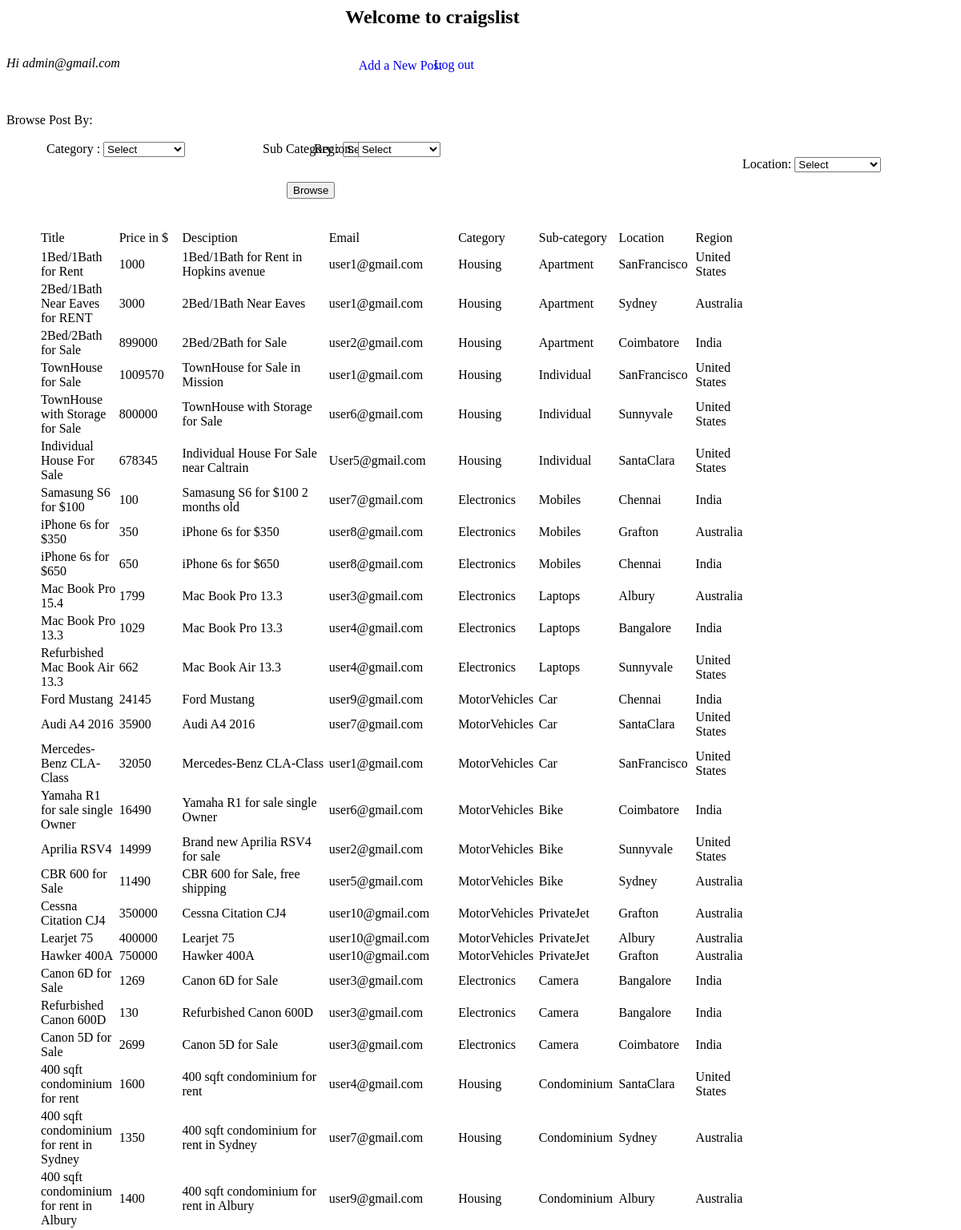
/index.php (signed in), run on the app's committed database.
### tables this page shows
CREATE TABLE `posts` (
  `POST_ID` int(11) DEFAULT NULL,
  `TITLE` varchar(40) DEFAULT NULL,
  `PRICE` float DEFAULT NULL,
  `DESCRIPTION` varchar(40) DEFAULT NULL,
  `EMAIL` varchar(50) DEFAULT NULL,
  `AGREEMENT` varchar(40) DEFAULT NULL,
  `TIMESTAMP` varchar(100) DEFAULT NULL,
  `IMAGE_1` varchar(100) DEFAULT NULL,
  `IMAGE_2` varchar(100) DEFAULT NULL,
  `IMAGE_3` varchar(100) DEFAULT NULL,
  `IMAGE_4` varchar(100) DEFAULT NULL,
  `SUBCATEGORY_ID` int(11) DEFAULT NULL,
  `LOCATION_ID` int(11) DEFAULT NULL
);

### index.php (the view, shortened to what this page needs)
<html>
	<head>
	</head>
	<?php if (isset($_COOKIE['uid']) && $_COOKIE['uid']) { ?>
	<body>
		<h2>Welcome to craigslist</h2>
		<span id="uid">Hi <?php echo $_COOKIE['uid']; ?> </span>
		<div id="addpost"><a href="addnewpost.php"> Add a New Post</a></div>
		<div id="logout"><a href ="logout.php"> Log out</a></div>
		<form action="<?php $_SERVER['PHP_SELF']?>" enctype="multipart/form-data" method="post">
		<div id="container">
		Browse Post By:<br/><br/>
		<div id="category-div">
			<label>Category :</label>
			<select name='category' id='category' >
			<option value="0">Select</option>
				<?php
echo "</select>";
?>
		</div>
		<div id="sub-category-div">
			<label>Sub Category :</label>
		</div>
		<div id="region-div">
			<label>Region:</label>
			<select name='region' id="region-id">
			<option value="0">Select</option>
<?php
echo "</select>";
?>
		</div>
		<div id="location-div">
			<label>Location:</label>
			<select name='loc' id="location">
			<option value="0">Select</option>
<?php
echo "</select>";
?>
		</div>
		<input id="btn" type="submit" value="Browse"></input>
		</div>
		</form>
	<table class="tab">
			<tbody class="tab-body">
			<tr class="tab-header">
							<td>Title</td>
								<td>Price in $</td>
								<td class='desc'>Desciption</td>
								<td class='email'>Email</td>
								<td class='category'>Category</td>
								<td class='subcategory'>Sub-category</td>
								<td class='loc'>Location</td>
								<td class='region'>Region</td>
							<tr>
			<?php
                        $location = $_POST['loc'];
						$category = $_POST['category'];
 						$region = $_POST['region'];
						$subcategory=$_POST['sub-category'];
						switch ($category) {
 							default:
 								$category = 0;
 								break;
						}
						switch ($subcategory) {
 							default:
 								$subcategory = 0;
 								break;
						}
						switch ($region) {
 							default:
 								$region = 0;
 								break;
 						}
			            if(!$region && !$category && !$subcategory &&!$location)
						{
							$query = mysql_query("SELECT TITLE, PRICE, DESCRIPTION,EMAIL,SUBCATEGORY_ID,LOCATION_ID FROM POSTS") or die(mysql_error());
							while ($row = mysql_fetch_array($query)) {
								switch($row["LOCATION_ID"])
								{
								case 1:
								$locationName="SanFrancisco";
								$regionName="United States";
								break;
								case 2:
								$locationName="Sunnyvale";
								$regionName="United States";
								break;
								case 3:
								$locationName="SantaClara";
								$regionName="United States";
								break;
								case 4:
								$locationName="Chennai";
								$regionName="India";
								break;
								case 5:
								$locationName="Coimbatore";
								$regionName="India";
								break;
								case 6:
								$locationName="Bangalore";
								$regionName="India";
								break;
								case 7:
								$locationName="Sydney";
								$regionName="Australia";
								break;
								case 8:
								$locationName="Albury";
								$regionName="Australia";
								break;
								case 9:
								$locationName="Grafton";
								$regionName="Australia";
								break;
								}
							switch ($row["SUBCATEGORY_ID"]) {
 							case 1:
							    $categoryName = "Housing";
 								$subcategoryName = "Apartment";
								break;
 							case 2:
 								$subcategoryName = "Individual";
								$categoryName = "Housing";
 								break;
 							case 3:
 								$subcategoryName = "Condominium";
								$categoryName = "Housing";
 								break;
							case 4:
 								$subcategoryName = "Mobiles";
								$categoryName = "Electronics";
 								break;
							case 5:
 								$subcategoryName = "Camera";
								$categoryName = "Electronics";
 								break;
							case 6:
 								$subcategoryName = "Laptops";
								$categoryName = "Electronics";
 								break;
 							case 7:
 								$subcategoryName = "Car";
								$categoryName = "MotorVehicles";
 								break;
 							case 8:
 								$subcategoryName = "Bike";
								$categoryName = "MotorVehicles";
 								break;
							case 9:
 								$subcategoryName = "PrivateJet";
								$categoryName = "MotorVehicles";
 								break;
 						}
						echo "<tr><td>".$row["TITLE"]."</td><td>".$row["PRICE"]."</td><td>".$row["DESCRIPTION"]."</td><td>".$row["EMAIL"]."</td><td>".$categoryName."</td><td>".$subcategoryName."</td><td>".$locationName."</td><td>".$regionName."</td></tr>";
							}
						}
			?>
	</tbody>
</table>
	</body>
	<?php } else {
	echo "<script type='text/javascript'>",
				"window.location.href='login.php' ;",
			"</script>";
	}
	?>
</html>

### index.php (style rules this page uses)
h2 { text-align:center; position: relative; left:-60px; }
td { width:100px; vertical-align: none; }
a { text-decoration: none; }
#container { padding-top: 50px; }
#addpost { text-align: center; position: relative; left:-100px; }
#logout { float:right; position: relative; left: -600px; top:-19px; }
#category-div { width:300px; float:left; position: relative; right:-50px; }
#sub-category-div { width:300px; float:left; position: relative; right:-20px; }
#location-div { width:300px; float:right; position:relative; left: 35px; }
#region-div { width:300px; float:right; position:relative; left:-500px; }
.tab { padding-top: 20px; position: relative; top:50px; right: -40px; width: 900px; }
.tab-header { width:100px; }
.desc { width:300px; }
.email { width:200px; }
#btn { position:relative; top:50px; right:250px; }
#uid { font-style: italic; position: relative; top:15px; }

### data on the page
posts: TITLE "1Bed/1Bath for Rent", PRICE "1000", DESCRIPTION "1Bed/1Bath for Rent in Hopkins avenue", EMAIL "user1@gmail.com", SUBCATEGORY_ID "Housing", SUBCATEGORY_ID "Apartment", LOCATION_ID "SanFrancisco", LOCATION_ID "United States"
posts: TITLE "2Bed/1Bath Near Eaves for RENT", PRICE "3000", DESCRIPTION "2Bed/1Bath Near Eaves", EMAIL "user1@gmail.com", SUBCATEGORY_ID "Housing", SUBCATEGORY_ID "Apartment", LOCATION_ID "Sydney", LOCATION_ID "Australia"
posts: TITLE "2Bed/2Bath for Sale", PRICE "899000", DESCRIPTION "2Bed/2Bath for Sale", EMAIL "user2@gmail.com", SUBCATEGORY_ID "Housing", SUBCATEGORY_ID "Apartment", LOCATION_ID "Coimbatore", LOCATION_ID "India"
posts: TITLE "TownHouse for Sale", PRICE "1009570", DESCRIPTION "TownHouse for Sale in Mission", EMAIL "user1@gmail.com", SUBCATEGORY_ID "Housing", SUBCATEGORY_ID "Individual", LOCATION_ID "SanFrancisco", LOCATION_ID "United States"
posts: TITLE "TownHouse with Storage for Sale", PRICE "800000", DESCRIPTION "TownHouse with Storage for Sale", EMAIL "user6@gmail.com", SUBCATEGORY_ID "Housing", SUBCATEGORY_ID "Individual", LOCATION_ID "Sunnyvale", LOCATION_ID "United States"
posts: TITLE "Individual House For Sale", PRICE "678345", DESCRIPTION "Individual House For Sale near Caltrain", EMAIL "User5@gmail.com", SUBCATEGORY_ID "Housing", SUBCATEGORY_ID "Individual", LOCATION_ID "SantaClara", LOCATION_ID "United States"
posts: TITLE "Samasung S6 for $100", PRICE "100", DESCRIPTION "Samasung S6 for $100 2 months old", EMAIL "user7@gmail.com", SUBCATEGORY_ID "Electronics", SUBCATEGORY_ID "Mobiles", LOCATION_ID "Chennai", LOCATION_ID "India"
posts: TITLE "iPhone 6s for $350", PRICE "350", DESCRIPTION "iPhone 6s for $350", EMAIL "user8@gmail.com", SUBCATEGORY_ID "Electronics", SUBCATEGORY_ID "Mobiles", LOCATION_ID "Grafton", LOCATION_ID "Australia"
posts: TITLE "iPhone 6s for $650", PRICE "650", DESCRIPTION "iPhone 6s for $650", EMAIL "user8@gmail.com", SUBCATEGORY_ID "Electronics", SUBCATEGORY_ID "Mobiles", LOCATION_ID "Chennai", LOCATION_ID "India"
posts: TITLE "Mac Book Pro 15.4", PRICE "1799", DESCRIPTION "Mac Book Pro 13.3", EMAIL "user3@gmail.com", SUBCATEGORY_ID "Electronics", SUBCATEGORY_ID "Laptops", LOCATION_ID "Albury", LOCATION_ID "Australia"
posts: TITLE "Mac Book Pro 13.3", PRICE "1029", DESCRIPTION "Mac Book Pro 13.3", EMAIL "user4@gmail.com", SUBCATEGORY_ID "Electronics", SUBCATEGORY_ID "Laptops", LOCATION_ID "Bangalore", LOCATION_ID "India"
posts: TITLE "Refurbished Mac Book Air 13.3", PRICE "662", DESCRIPTION "Mac Book Air 13.3", EMAIL "user4@gmail.com", SUBCATEGORY_ID "Electronics", SUBCATEGORY_ID "Laptops", LOCATION_ID "Sunnyvale", LOCATION_ID "United States"
posts: TITLE "Ford Mustang", PRICE "24145", DESCRIPTION "Ford Mustang", EMAIL "user9@gmail.com", SUBCATEGORY_ID "MotorVehicles", SUBCATEGORY_ID "Car", LOCATION_ID "Chennai", LOCATION_ID "India"
posts: TITLE "Audi A4 2016", PRICE "35900", DESCRIPTION "Audi A4 2016", EMAIL "user7@gmail.com", SUBCATEGORY_ID "MotorVehicles", SUBCATEGORY_ID "Car", LOCATION_ID "SantaClara", LOCATION_ID "United States"
posts: TITLE "Mercedes-Benz CLA-Class", PRICE "32050", DESCRIPTION "Mercedes-Benz CLA-Class", EMAIL "user1@gmail.com", SUBCATEGORY_ID "MotorVehicles", SUBCATEGORY_ID "Car", LOCATION_ID "SanFrancisco", LOCATION_ID "United States"
posts: TITLE "Yamaha R1 for sale single Owner", PRICE "16490", DESCRIPTION "Yamaha R1 for sale single Owner", EMAIL "user6@gmail.com", SUBCATEGORY_ID "MotorVehicles", SUBCATEGORY_ID "Bike", LOCATION_ID "Coimbatore", LOCATION_ID "India"
posts: TITLE "Aprilia RSV4", PRICE "14999", DESCRIPTION "Brand new Aprilia RSV4 for sale", EMAIL "user2@gmail.com", SUBCATEGORY_ID "MotorVehicles", SUBCATEGORY_ID "Bike", LOCATION_ID "Sunnyvale", LOCATION_ID "United States"
posts: TITLE "CBR 600 for Sale", PRICE "11490", DESCRIPTION "CBR 600 for Sale, free shipping", EMAIL "user5@gmail.com", SUBCATEGORY_ID "MotorVehicles", SUBCATEGORY_ID "Bike", LOCATION_ID "Sydney", LOCATION_ID "Australia"
posts: TITLE "Cessna Citation CJ4", PRICE "350000", DESCRIPTION "Cessna Citation CJ4", EMAIL "user10@gmail.com", SUBCATEGORY_ID "MotorVehicles", SUBCATEGORY_ID "PrivateJet", LOCATION_ID "Grafton", LOCATION_ID "Australia"
posts: TITLE "Learjet 75", PRICE "400000", DESCRIPTION "Learjet 75", EMAIL "user10@gmail.com", SUBCATEGORY_ID "MotorVehicles", SUBCATEGORY_ID "PrivateJet", LOCATION_ID "Albury", LOCATION_ID "Australia"
posts: TITLE "Hawker 400A", PRICE "750000", DESCRIPTION "Hawker 400A", EMAIL "user10@gmail.com", SUBCATEGORY_ID "MotorVehicles", SUBCATEGORY_ID "PrivateJet", LOCATION_ID "Grafton", LOCATION_ID "Australia"
posts: TITLE "Canon 6D for Sale", PRICE "1269", DESCRIPTION "Canon 6D for Sale", EMAIL "user3@gmail.com", SUBCATEGORY_ID "Electronics", SUBCATEGORY_ID "Camera", LOCATION_ID "Bangalore", LOCATION_ID "India"
posts: TITLE "Refurbished Canon 600D", PRICE "130", DESCRIPTION "Refurbished Canon 600D", EMAIL "user3@gmail.com", SUBCATEGORY_ID "Electronics", SUBCATEGORY_ID "Camera", LOCATION_ID "Bangalore", LOCATION_ID "India"
posts: TITLE "Canon 5D for Sale", PRICE "2699", DESCRIPTION "Canon 5D for Sale", EMAIL "user3@gmail.com", SUBCATEGORY_ID "Electronics", SUBCATEGORY_ID "Camera", LOCATION_ID "Coimbatore", LOCATION_ID "India"
posts: TITLE "400 sqft condominium for rent", PRICE "1600", DESCRIPTION "400 sqft condominium for rent", EMAIL "user4@gmail.com", SUBCATEGORY_ID "Housing", SUBCATEGORY_ID "Condominium", LOCATION_ID "SantaClara", LOCATION_ID "United States"
posts: TITLE "400 sqft condominium for rent in Sydney", PRICE "1350", DESCRIPTION "400 sqft condominium for rent in Sydney", EMAIL "user7@gmail.com", SUBCATEGORY_ID "Housing", SUBCATEGORY_ID "Condominium", LOCATION_ID "Sydney", LOCATION_ID "Australia"
posts: TITLE "400 sqft condominium for rent in Albury", PRICE "1400", DESCRIPTION "400 sqft condominium for rent in Albury", EMAIL "user9@gmail.com", SUBCATEGORY_ID "Housing", SUBCATEGORY_ID "Condominium", LOCATION_ID "Albury", LOCATION_ID "Australia"

### other printed values
$_COOKIE['uid'] "admin@gmail.com"
